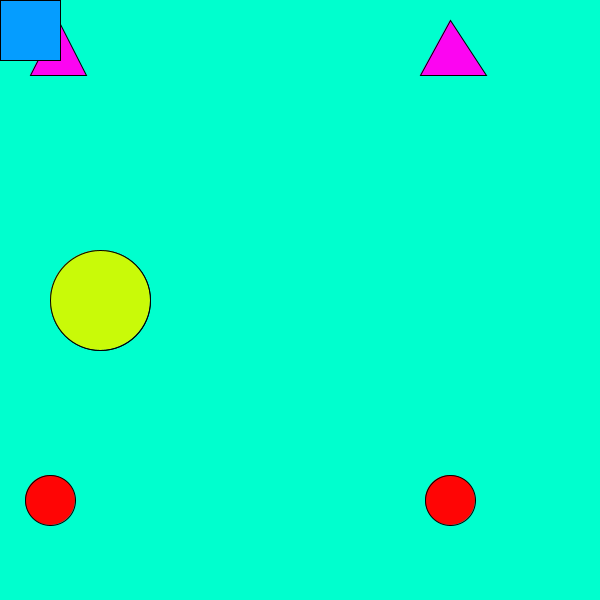
Frame 1 (no input)
Frame 60 (the mouse pressed at the canvas centre just before this capture): identical to frame 1, image omitted
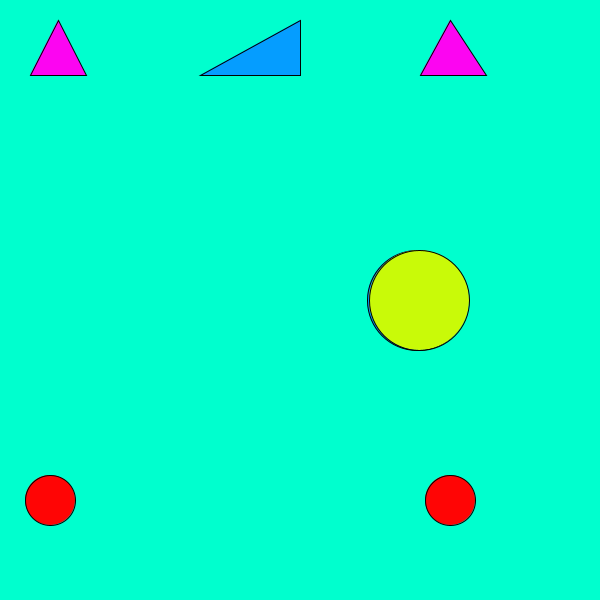
Frame 120 (the mouse held since frame 60 and released just before this capture)

The Processing sketch that drew these frames (run headless with seeded random() and noise(); from frame 60 on, the mouse is pressed at the canvas centre):

// Processing sketch: processing_175674
// ── processing_175674.pde

Boolean moving = false;//for the code moving
int triangleA=400;//this is for triangle A (1)
int triangleB=100;//This is for triangle b (2)
int circleX=100;//this is for circle A(1)
int circleY=300;//this is for circle b(2)
void setup() {
size(600,600); //This is the size of the canvas
}
void draw() {
background(#00FFCE);//color for the background

fill(#FC05F1);//the colour of the triangle
  triangle(30,75, 58, 20, 86, 75);//this is for triangle 1, the shape of the triangle"x,y,x,y,x,y"
 
  fill(#FC05F1);// the colour of the triangle
  triangle(420, 75, 450, 20, 486, 75);//this is for triangle 2, the shape of it "x,y,x,y,x,y"
   
   
  fill(#FF0505);//the colour of the circle
  ellipse(50, 500, 50, 50);//this is for circle 1
  
 
  fill(#FF0505);//the colour of the circle
  ellipse(450, 500, 50, 50);//this is for circle 2

  fill(#059DFF);//the colour of the triangle
  if(mousePressed) { triangle(300,75, 300, 20, 200, 75);//if mouse is pressed triangle is created between the two triangles
   
    fill(#059DFF);
  }else rect(mouseX,mouseY,60,60);//if mouse not pressed a square remains with the movement of the mouse
   
  ellipse(circleX,circleY,100,100);//This is for the circle moving
 if (moving) circleX = circleX + 2;//The speed at which the circle moves
  
  fill(#C9FA08);  
  ellipse(circleX,circleY,100,100);// The circle moving
  
} void mousePressed() {
  moving=true;
  circleX=circleY-1;
 


  
  
   }
